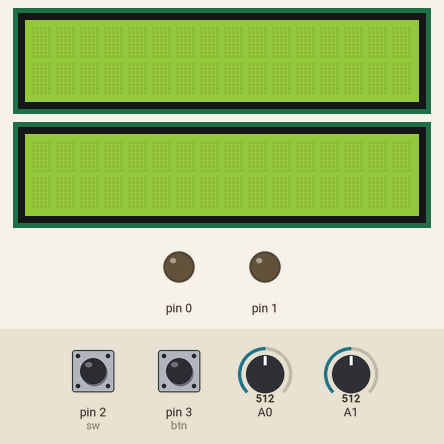
Bench run of a sketch on a simulated Arduino Uno, built with avr-gcc and run on an emulated ATmega328P. Parts: 2 × 16×2 character LCD, output pins drawn as LEDs (lit = HIGH). Inputs (shaded band) come from the test bench; at power-on: pin 3 (btn) HIGH, pin 2 (sw) LOW, A0 = 512, A1 = 512.

Above: at 1.3 s.
1.4 s: pin 3 (btn) pulled LOW for 0.15 s
At 1.55 s:
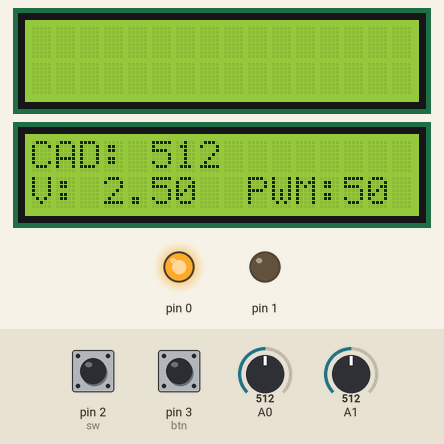
3.2 s: pin 2 (sw) pulled HIGH for 1 s
At 3.35 s:
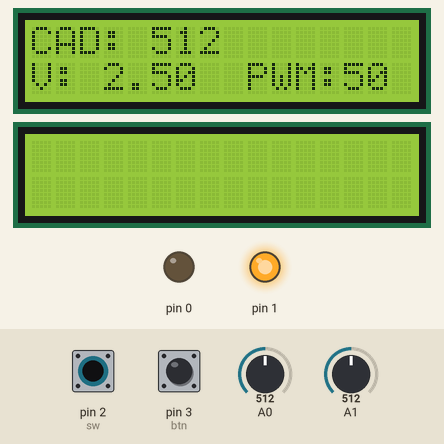
5.9 s: pin 2 (sw) pulled HIGH for 3.2 s
At 9.9 s:
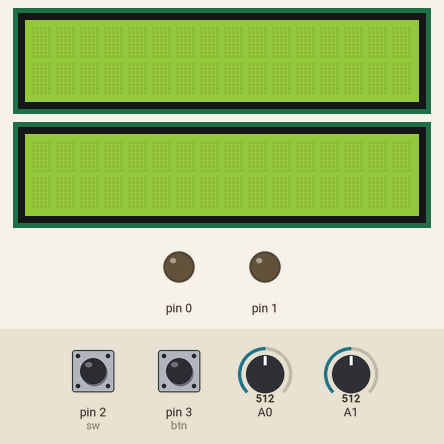
10.6 s: pin 3 (btn) pulled LOW for 3.2 s
At 10.75 s:
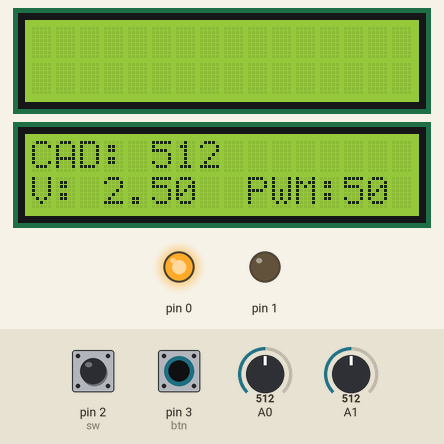
15.3 s: pin 2 (sw) driven HIGH and pin 3 (btn) driven LOW
At 15.76 s:
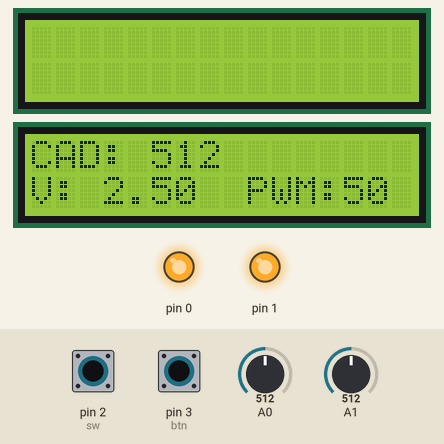
17.7 s: A0 set to 504
At 17.9 s:
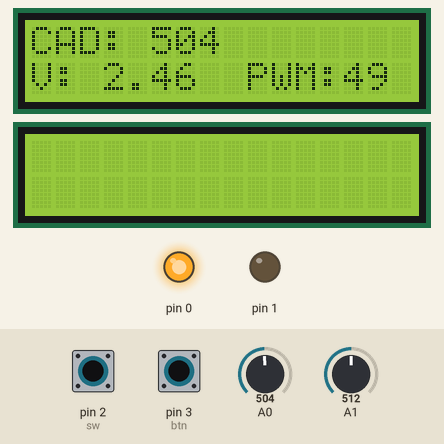
Timing chart, 0 to 20.7 s (numbered marks = the images above; inputs shaded):
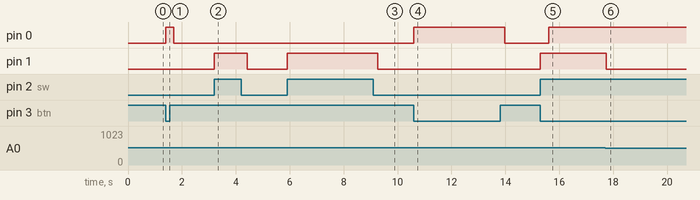

The sketch:

VinuezaIsrael_DEBER4.1_SE.ino
```cpp
/*
*Universidad Técnica del Norte
*Facultad de Ingeniería en Ciencias Apicadas
*Carrera de Telecomunicaciones
*NOMBRE: Israel Vinueza
*
*CAPÍTULO III: Módulos de Comunicación
*DEBER 4.1: CAD y PWM
*OBJETIVO: Realizar un sistema en el cual se conecten 2 motores (parecido al diagrama que se utilizo en clase).
*Los datos de CAD, V y PWM se deben visulizar en una LCD para cada motor.
*A travez de la activación de un botón y un switch (el funcionamiento de un motor dependerá de la activación de un botón y
*el otro dependerá de la activación de un switch, a su  elección) entrará en funcionamiento el motor que corresponda
*y se visualizará en la LCD de ese motor los datos de CAD, Voltaje y PWM.

*/


#include <LiquidCrystal.h>
LiquidCrystal lcd(13,12,11,10,9,8);       //seleccion de pines para la LCD
LiquidCrystal lcd1(A3,A4,7,6,5,4);       //seleccion de pines para la LCD1
int conversor;                          //Variables para adquirir datos del conversor a voltaje
float voltaje;                          //variable de conversion de conversor a voltaje
int dutty;                              //variable para el uso de pwm

int conversor1;                          //Variables para adquirir datos del conversor a voltaje
float voltaje1;                          //variable de conversion de conversor a voltaje
int dutty1;                              //variable para el uso de pwm


const int btn=3;
const int sw=2;
void setup(){

  pinMode(btn,INPUT);
  pinMode(sw,INPUT);
//  pinMode(A3,OUTPUT);
//  pinMode(A4,OUTPUT);
  lcd.begin(16,2);                      //inicializa la LCD
  lcd1.begin(16,2);                      //inicializa la LCD

}

void loop(){
  if(digitalRead(sw)==HIGH){
 conversor=analogRead(A0);              //lectura del canal A0-0-14
 voltaje=(conversor*5.0)/1023.0;        //converson de voltaje
 dutty=conversor/4;                     //cambio la escala para el dutty cicle
 analogWrite(1,dutty);                 //envio del valor al pin 11
 lcd.setCursor(0,0);
 lcd.print("CAD:");
 lcd.setCursor(5,0);
 lcd.print(conversor);
 lcd.setCursor(0,1);
 lcd.print("V:");
 lcd.setCursor(3,1);
 lcd.print(voltaje);
 lcd.setCursor(9,1);
 lcd.print("PWM:");
 lcd.setCursor(13,1);
 lcd.print((dutty*100)/255);
 delay(300);
 lcd.clear();
  }
 if (digitalRead(btn)==LOW){
 conversor1=analogRead(A1);              //lectura del canal A0-0-14
 voltaje1=(conversor1*5.0)/1023.0;        //converson de voltaje
 dutty1=conversor1/4;                     //cambio la escala para el dutty cicle
 analogWrite(0,dutty1);                 //envio del valor al pin 11
 lcd1.setCursor(0,0);
 lcd1.print("CAD:");
 lcd1.setCursor(5,0);
 lcd1.print(conversor1);
 lcd1.setCursor(0,1);
 lcd1.print("V:");
 lcd1.setCursor(3,1);
 lcd1.print(voltaje1);
 lcd1.setCursor(9,1);
 lcd1.print("PWM:");
 lcd1.setCursor(13,1);
 lcd1.print((dutty1*100)/255);
 delay(300);
 lcd1.clear();
  }
  else
  {
 analogWrite(0,LOW);
 analogWrite(1,LOW);
  }
  }
```

Measured:
- the behaviour switches between 512 and 511 on A0 (found by bisection; images 5 and 6)
- after the input at 1.4 s, pin 0: LOW → HIGH at once, → LOW 0.31 s later; the display: changes at once (image 1)
- after the input at 3.2 s, pin 1: LOW → HIGH at once, → LOW 1.2 s later; the display: changes at once (image 2)
- after the input at 5.9 s, pin 1: LOW → HIGH at once, → LOW 3.4 s later; the display: first changes at once (image 3 shows a later state)
- after the input at 10.6 s, pin 0: LOW → HIGH at once, → LOW 3.4 s later; the display: changes at once (image 4)
- after the input at 15.3 s, pin 0: LOW → HIGH after 0.31 s; pin 1: LOW → HIGH at once; the display: first changes at once (image 5 shows a later state)
- after the input at 17.7 s, pin 1: HIGH → LOW after 0.05 s
